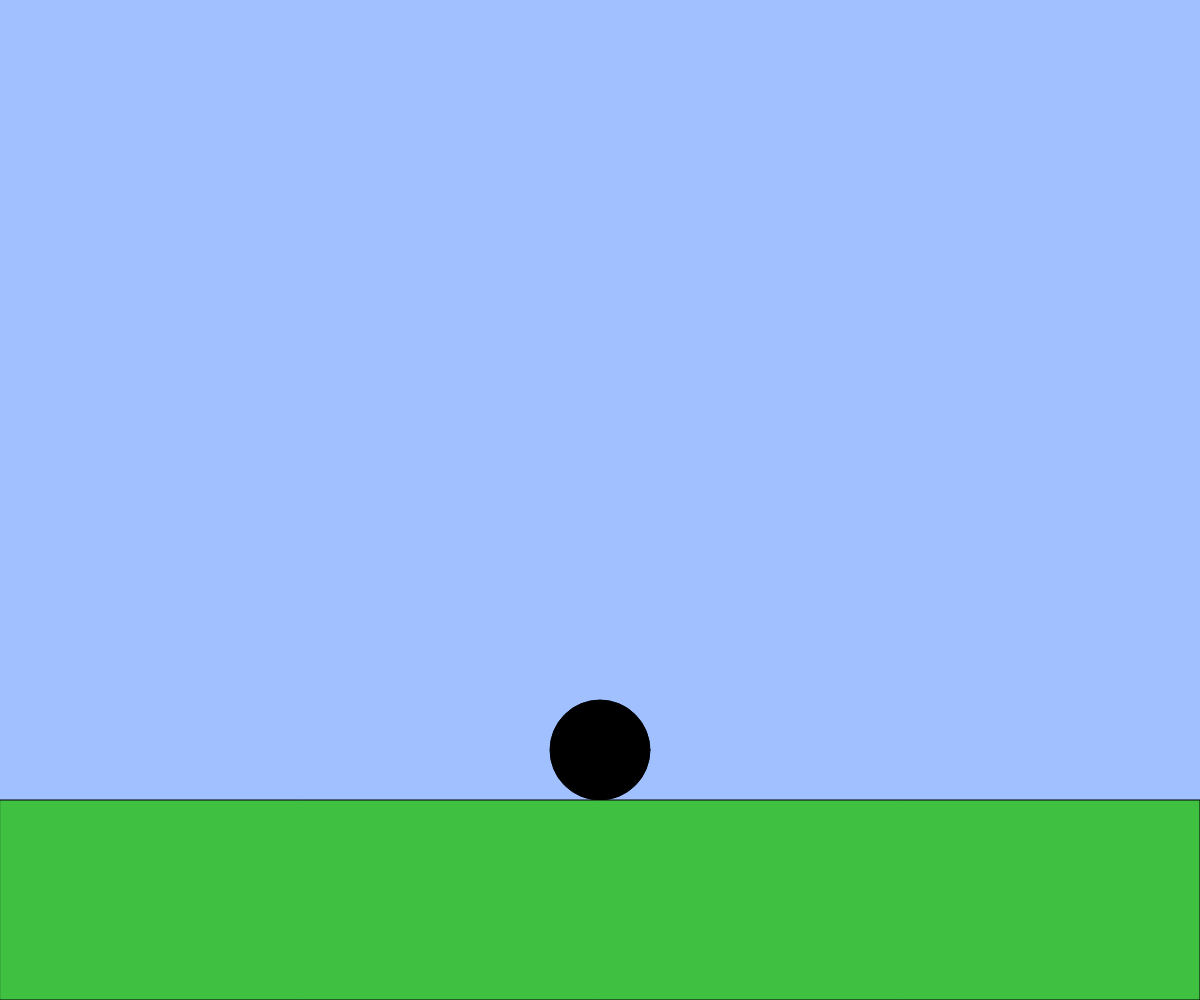
Frame 1 (no input)
Frame 60 (no input): identical to frame 1, image omitted
Frame 120 (the mouse pressed at the canvas centre since frame 60): identical to frame 1, image omitted

The p5.js sketch that drew this single still picture (run headless with seeded random() and noise() and a simulated clock; from frame 60 on, the mouse is pressed at the canvas centre):

// p5.js sketch
// ── sketch.js
// 2D アニメーションゲームのようなインタラクション
let x, y;
let vx, vy;
const g = 1;
let size; // キャラクターのサイズ
let groundY;
function setup(){
  createCanvas(windowWidth, windowHeight);
  x = width / 2;
  size = height * 0.1; 
  y = height * 0.8-size/2;
  vx = 0;
  vy = 0;
  // キャラクターのサイズ
}

function windowResized(){
  resizeCanvas(windowWidth, windowHeight);
}

function draw(){
  background(160, 192, 255);

  // キャラクターを描く
  fill(0);
  ellipse(x, y, size, size);  

  // 地面を描く
  groundY = height * 0.8;
  fill(64, 192, 64);
  rect(0, groundY, width, height - groundY);

  // BLANK[1] キャラクターの左右移動

 if(keyIsDown(LEFT_ARROW)){x-=4;}
if(keyIsDown(RIGHT_ARROW)){x+=4;}

if(keyIsDown(LEFT_ARROW)&&keyIsDown(SHIFT)){x-=8;}
if(keyIsDown(RIGHT_ARROW)&&keyIsDown(SHIFT)){x+=8;}    

  y+=vy;
  vy+=g;

  if(y>groundY-size/2){
    y=groundY-size/2;
    vy=0;


  }
  x=constrain(x,0,width);
}


 function keyPressed(){
  if(key==" "&& y>=groundY-size/2){
    vy=-20;
  }
 }




// {""押したときに飛び上がって重力込の力で下に落ちる→地面につくとvy=0になる}
